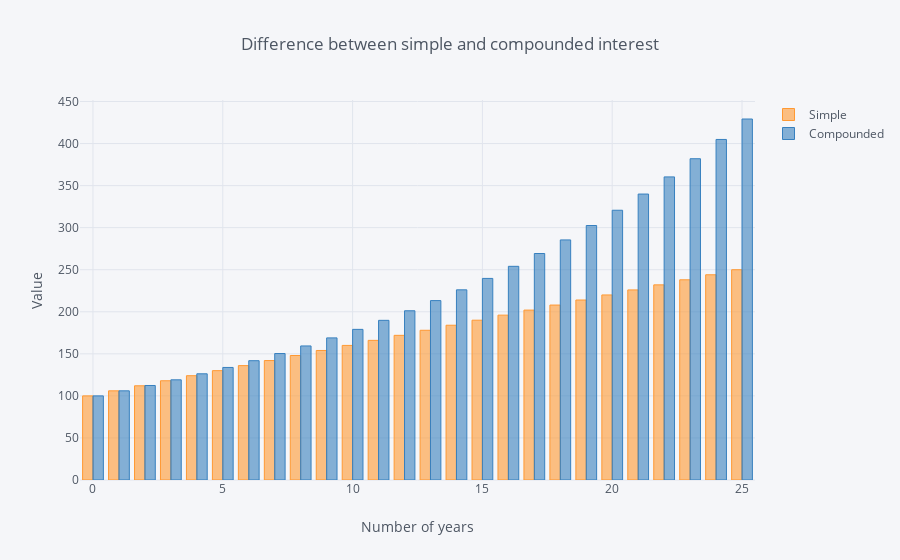

The notebook cell this image was saved under:
### Code cell
df[['Simple', 'Compounded']].iplot(kind='bar', yTitle='Value', xTitle='Number of years', title='Difference between simple and compounded interest')

### Figure 1 — Plotly figure (JSON) as saved in the notebook; plotly's stock layout.template omitted (floating-point values rounded to 4 significant figures)
{"data": [{"marker": {"color": "rgba(255, 153, 51, 0.6)", "line": {"color": "rgba(255, 153, 51, 1.0)", "width": 1}}, "name": "Simple", "orientation": "v", "text": "", "type": "bar", "x": [0, 1, 2, 3, 4, 5, 6, 7, 8, 9, 10, 11, 12, 13, 14, 15, 16, 17, 18, 19, 20, 21, 22, 23, 24, 25], "y": [100, 106, 112, 118, 124, 130, 136, 142, 148, 154, 160, 166, 172, 178, 184, 190, 196, 202, 208, 214, 220, 226, 232, 238, 244, 250]}, {"marker": {"color": "rgba(55, 128, 191, 0.6)", "line": {"color": "rgba(55, 128, 191, 1.0)", "width": 1}}, "name": "Compounded", "orientation": "v", "text": "", "type": "bar", "x": [0, 1, 2, 3, 4, 5, 6, 7, 8, 9, 10, 11, 12, 13, 14, 15, 16, 17, 18, 19, 20, 21, 22, 23, 24, 25], "y": [100, 106, 112.4, 119.1, 126.2, 133.8, 141.8, 150.4, 159.4, 168.9, 179.1, 189.8, 201.2, 213.3, 226.1, 239.7, 254.0, 269.3, 285.4, 302.6, 320.7, 340.0, 360.4, 382.0, 404.9, 429.2]}], "layout": {"legend": {"bgcolor": "#F5F6F9", "font": {"color": "#4D5663"}}, "paper_bgcolor": "#F5F6F9", "plot_bgcolor": "#F5F6F9", "title": "Difference between simple and compounded interest", "titlefont": {"color": "#4D5663"}, "xaxis1": {"gridcolor": "#E1E5ED", "showgrid": true, "tickfont": {"color": "#4D5663"}, "title": "Number of years", "titlefont": {"color": "#4D5663"}, "zerolinecolor": "#E1E5ED"}, "yaxis1": {"gridcolor": "#E1E5ED", "showgrid": true, "tickfont": {"color": "#4D5663"}, "title": "Value", "titlefont": {"color": "#4D5663"}, "zerolinecolor": "#E1E5ED"}}}
